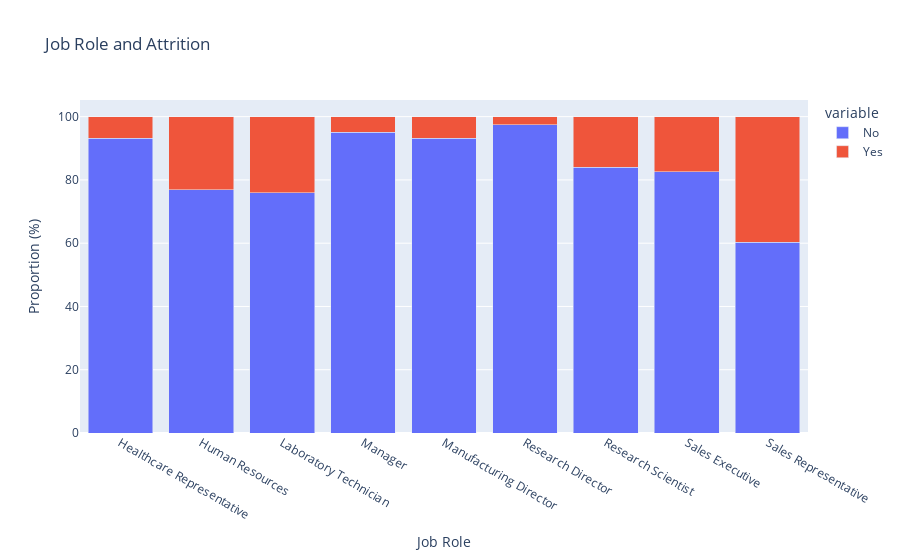

The cell this chart's notebook holds for it:
### Markdown cell above
## <font color= #FF0000> <b>Which job role has a higher attrition rate?</b><font color= #FF0000>

### Code cell
# Prepare Job Role and Attrition data
job_role_attrition = pd.crosstab(df['JobRole'], df['Attrition'], normalize='index').reset_index()
job_role_attrition.columns = ['JobRole', 'No', 'Yes']
job_role_attrition['No'] *= 100
job_role_attrition['Yes'] *= 100

# Add department information for each job role
job_role_departments = {
    'Sales Executive': 'Sales',
    'Research Scientist': 'Research & Development',
    'Laboratory Technician': 'Research & Development',
    'Manufacturing Director': 'Research & Development',
    'Healthcare Representative': 'Sales',
    'Manager': 'Research & Development',
    'Sales Representative': 'Sales',
    'Research Director': 'Research & Development',
    'Human Resources': 'Human Resources'
}
job_role_attrition['Department'] = job_role_attrition['JobRole'].map(job_role_departments)

# Create an interactive bar chart using Plotly
fig = px.bar(job_role_attrition, 
             x='JobRole', 
             y=['No', 'Yes'], 
             barmode='stack', 
             labels={'value': 'Proportion (%)', 'JobRole': 'Job Role'},
             title='Job Role and Attrition',
             custom_data=['Department'])

# Set the content of the tooltip
fig.update_traces(hovertemplate='Department: %{customdata[0]}<br>Job Role: %{x}<br>Proportion: %{y:.2f}%<extra></extra>')

# Customize the chart layout
fig.update_layout(xaxis_title='Job Role', yaxis_title='Proportion (%)')
fig.show()

### Figure 1 — Plotly figure (JSON) as saved in the notebook; plotly's stock layout.template omitted (floating-point values rounded to 4 significant figures)
{"data": [{"alignmentgroup": "True", "customdata": [["Sales"], ["Human Resources"], ["Research & Development"], ["Research & Development"], ["Research & Development"], ["Research & Development"], ["Research & Development"], ["Sales"], ["Sales"]], "hovertemplate": "Department: %{customdata[0]}<br>Job Role: %{x}<br>Proportion: %{y:.2f}%<extra></extra>", "legendgroup": "No", "marker": {"color": "#636efa", "pattern": {"shape": ""}}, "name": "No", "offsetgroup": "No", "orientation": "v", "showlegend": true, "textposition": "auto", "type": "bar", "x": ["Healthcare Representative", "Human Resources", "Laboratory Technician", "Manager", "Manufacturing Director", "Research Director", "Research Scientist", "Sales Executive", "Sales Representative"], "xaxis": "x", "y": [93.13, 76.92, 75.97, 95.1, 93.1, 97.5, 83.96, 82.52, 60.24], "yaxis": "y"}, {"alignmentgroup": "True", "customdata": [["Sales"], ["Human Resources"], ["Research & Development"], ["Research & Development"], ["Research & Development"], ["Research & Development"], ["Research & Development"], ["Sales"], ["Sales"]], "hovertemplate": "Department: %{customdata[0]}<br>Job Role: %{x}<br>Proportion: %{y:.2f}%<extra></extra>", "legendgroup": "Yes", "marker": {"color": "#EF553B", "pattern": {"shape": ""}}, "name": "Yes", "offsetgroup": "Yes", "orientation": "v", "showlegend": true, "textposition": "auto", "type": "bar", "x": ["Healthcare Representative", "Human Resources", "Laboratory Technician", "Manager", "Manufacturing Director", "Research Director", "Research Scientist", "Sales Executive", "Sales Representative"], "xaxis": "x", "y": [6.87, 23.08, 24.03, 4.902, 6.897, 2.5, 16.04, 17.48, 39.76], "yaxis": "y"}], "layout": {"barmode": "stack", "legend": {"title": {"text": "variable"}, "tracegroupgap": 0}, "title": {"text": "Job Role and Attrition"}, "xaxis": {"anchor": "y", "domain": [0, 1], "title": {"text": "Job Role"}}, "yaxis": {"anchor": "x", "domain": [0, 1], "title": {"text": "Proportion (%)"}}}}
